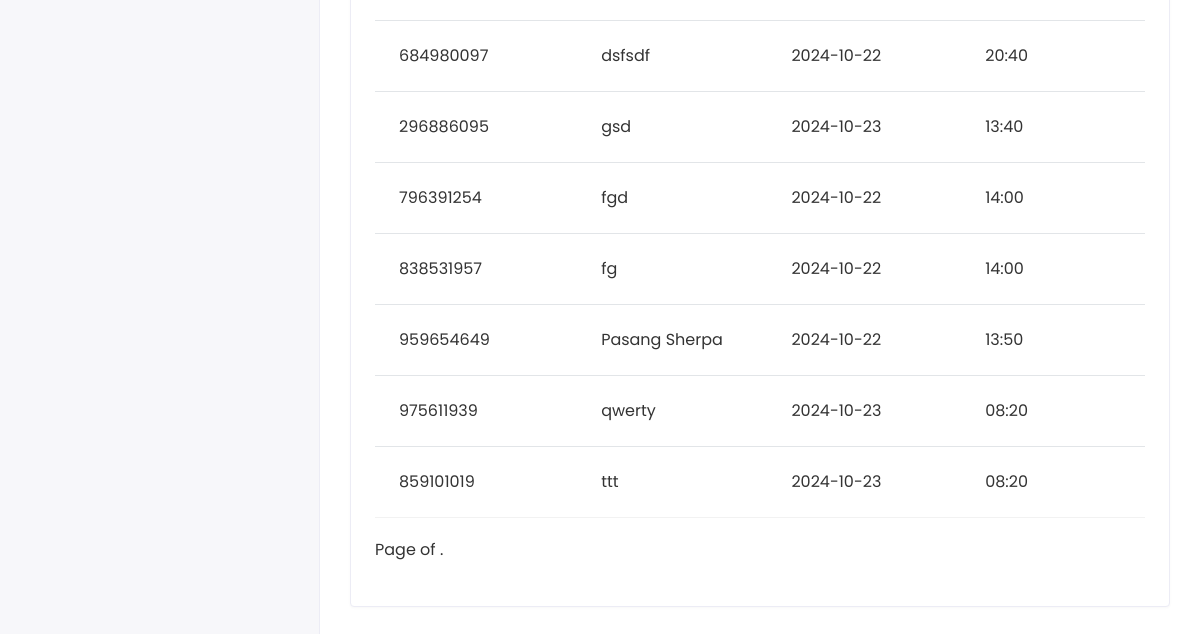
The page /PatientAppointmentCompleted (signed in, lower part) on the database as committed earlier.
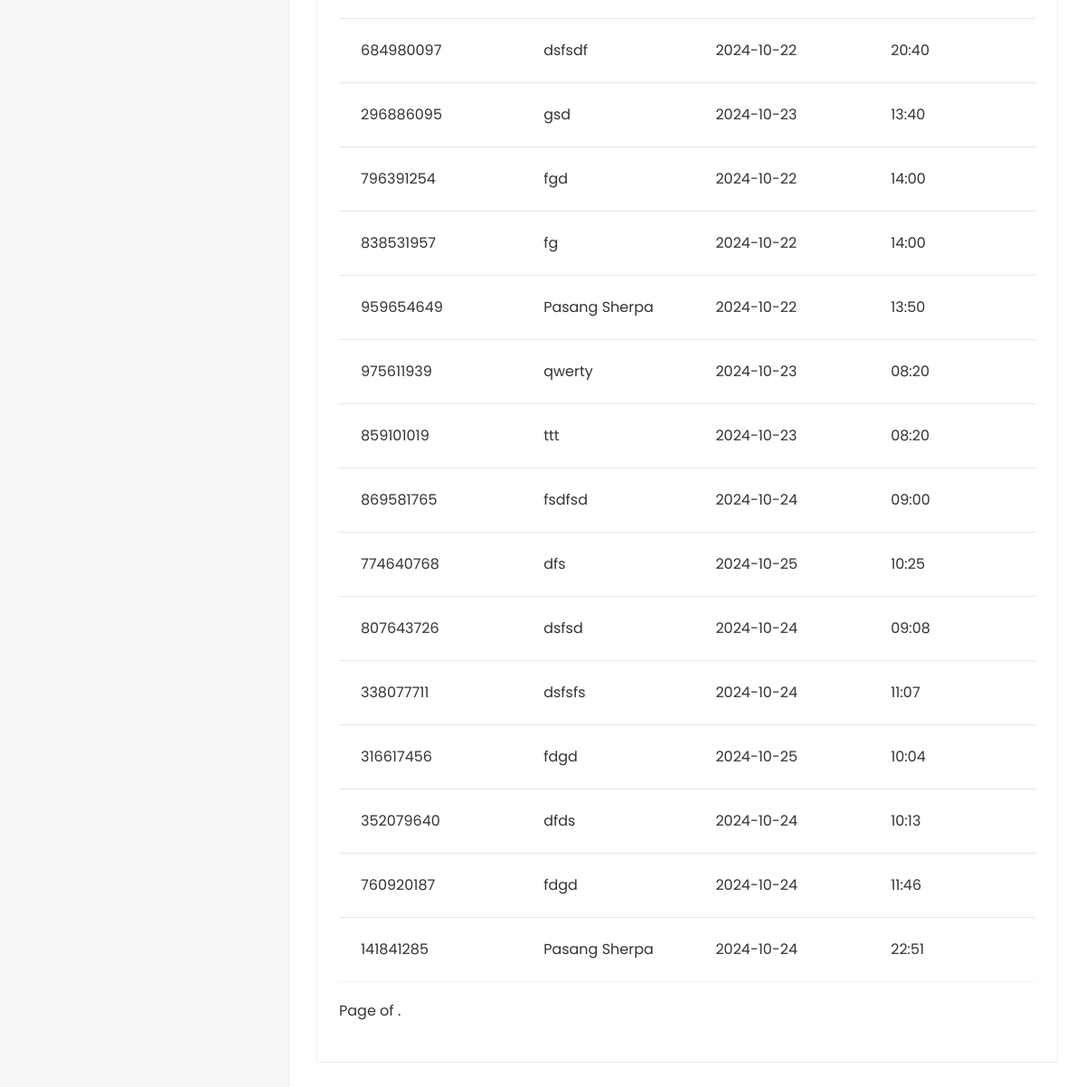
The same page on the database as committed later.
### dasapp/models.py (models this page shows, shortened)
class Appointment(models.Model):
    appointmentnumber = models.IntegerField(default=0)
    fullname = models.CharField(max_length=250)
    mobilenumber = models.CharField(max_length=11)
    email = models.EmailField(max_length=100)
    address = models.CharField(max_length=200)
    age = models.IntegerField(max_length=2, default=0)
    gender = models.CharField(max_length=100)
    appointmenttype = models.CharField(max_length=100)
    date_of_appointment = models.CharField(max_length=250)
    time_of_appointment = models.CharField(max_length=250)
    doctor_id = models.ForeignKey(DoctorReg, on_delete=models.CASCADE)
    additional_msg = models.TextField(blank=True)
    remark = models.CharField(max_length=250, default=0)
    status = models.CharField(default=0, max_length=200)
    prescription = models.TextField(blank=True, default=0)
    recommendedtest = models.TextField(blank=True, default=0)
    created_at = models.DateTimeField(auto_now_add=True)
    updated_at = models.DateTimeField(auto_now=True)

### docappsystem/docviews.py (the view)
def Patient_Appointment_Completed(request):
    doctor_admin = request.user
    doctor_reg = DoctorReg.objects.get(admin=doctor_admin)
    patientdetails1 = Appointment.objects.filter(doctor_id=doctor_reg)
    paginator = Paginator(patientdetails1, 20)  # Show 5 completed appointments per page
    page = request.GET.get('page')
    try:
        patientdetails1_paginated = paginator.page(page)
    except PageNotAnInteger:
        patientdetails1_paginated = paginator.page(1)
    except EmptyPage:
        patientdetails1_paginated = paginator.page(paginator.num_pages)
    context = {
        'patientdetails1': patientdetails1_paginated,
    }
    return render(request, 'doc/patient_list_app_appointment.html', context)

### templates/doc/patient_list_app_appointment.html (shortened to what this page needs)
{% extends 'base.html' %}
{% block content %}
<div class="content container-fluid">
    <div class="row">
    <div class="col-sm-12">
    <div class="card card-table">
    <div class="card-body">
    <div class="table-responsive">
    <table class="table table-hover table-center mb-0 datatable">
    <tbody>
        {% for i in patientdetails1 %}
    <tr>
    <td>{{i.appointmentnumber}}</td>
    <td>{{i.fullname}}</td>
    <td>{{i.date_of_appointment}}</td>
    <td>{{i.time_of_appointment}}</td>
    </tr> {% endfor %}
    </tbody>
    </table>
<div class="pagination" style="padding-top: 20px;padding-bottom: 20px;text-align: center;">
    <span class="step-links">
        <span class="current">
            Page {{ Patient_List_Approved_Appointment.number }} of {{ Patient_List_Approved_Appointment.paginator.num_pages }}.
        </span>
    </span>
</div>
    </div>
    </div>
    </div>
    </div>
    </div>
    </div>
{% endblock %}

Rows that differ between the two databases and show on the page:
added Appointment: appointmentnumber "869581765", fullname "fsdfsd", date_of_appointment "2024-10-24", time_of_appointment "09:00"
added Appointment: appointmentnumber "774640768", fullname "dfs", date_of_appointment "2024-10-25", time_of_appointment "10:25"
added Appointment: appointmentnumber "807643726", fullname "dsfsd", date_of_appointment "2024-10-24", time_of_appointment "09:08"
added Appointment: appointmentnumber "338077711", fullname "dsfsfs", date_of_appointment "2024-10-24", time_of_appointment "11:07"
added Appointment: appointmentnumber "316617456", fullname "fdgd", date_of_appointment "2024-10-25", time_of_appointment "10:04"
added Appointment: appointmentnumber "352079640", fullname "dfds", date_of_appointment "2024-10-24", time_of_appointment "10:13"
added Appointment: appointmentnumber "760920187", fullname "fdgd", date_of_appointment "2024-10-24", time_of_appointment "11:46"
added Appointment: appointmentnumber "141841285", fullname "Pasang Sherpa", date_of_appointment "2024-10-24", time_of_appointment "22:51"
